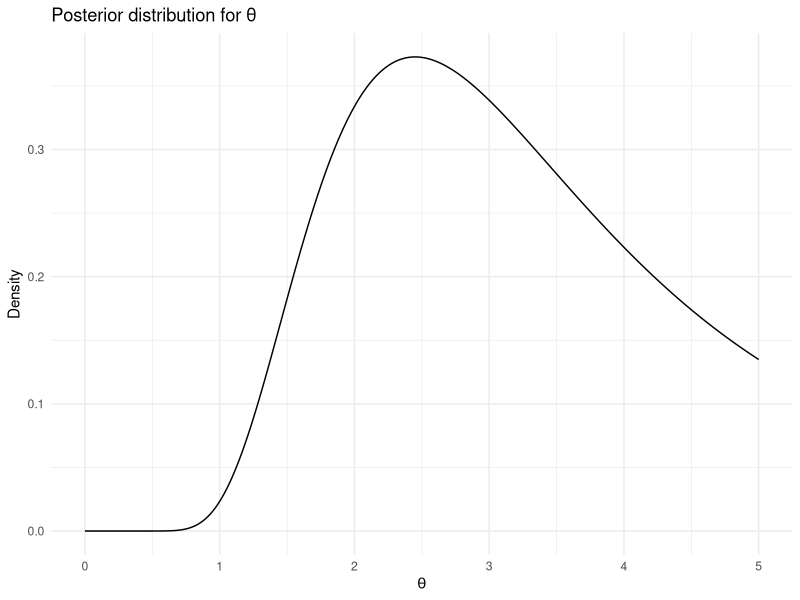

Write the R code that produced this figure.
library(ggplot2)
library(stats)

# Data and parameters
data <- c(0.66, 2.30, 1.98, 1.49, 0.62)
kappa <- 2  # shape parameter
a <- 0      # lower bound for uniform prior
b <- 5      # upper bound for uniform prior
theta_values <- seq(a, b, length.out = 1000)  # Discretize theta space

# Uniform prior
prior <- dunif(theta_values, min = a, max = b)

# Weibull likelihood function
likelihood_weibull <- function(x, theta) {
  if (theta <= 0) return(0)
  lambda <- sqrt(theta)  # Scale parameter
  return(dweibull(x, shape = kappa, scale = lambda))
}

# Compute the posterior for each theta
posterior <- sapply(theta_values, function(theta) {
  prod(sapply(data, likelihood_weibull, theta = theta))
}) * prior

# Normalize the posterior
posterior <- posterior / sum(posterior * diff(theta_values[1:2]))

# Create a data frame for plotting
posterior_df <- data.frame(theta = theta_values, posterior = posterior)

# Plot the posterior
plot = ggplot(posterior_df, aes(x = theta, y = posterior)) +
  geom_line() +
  labs(title = "Posterior distribution for θ", x = expression(theta), y = "Density") +
  theme_minimal()

print(plot)
